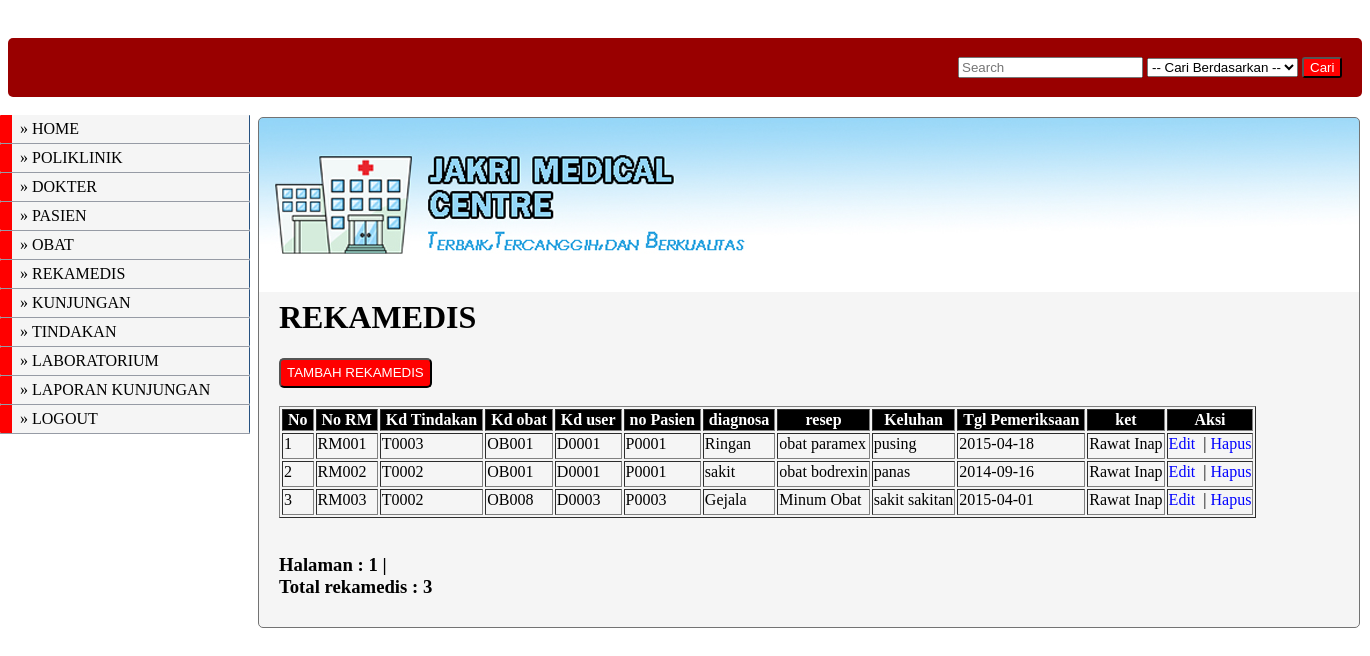
/superadmin/rekamedis/form_rekamedis.php (signed in), run on the app's committed database.
### tables this page shows
CREATE TABLE IF NOT EXISTS `rekamedis` (
  `no_RM` varchar(5) NOT NULL,
  `kd_tindakan` varchar(5) NOT NULL,
  `kd_obat` varchar(5) NOT NULL,
  `kd_user` varchar(5) NOT NULL,
  `no_pasien` varchar(5) NOT NULL,
  `diagnosa` varchar(30) NOT NULL,
  `resep` varchar(30) NOT NULL,
  `keluhan` varchar(30) NOT NULL,
  `tgl_pemeriksaan` date NOT NULL,
  `ket` varchar(50) NOT NULL,
  PRIMARY KEY (`no_RM`)
);

### superadmin/rekamedis/form_rekamedis.php (the view, shortened to what this page needs)
<?php
$level  = $_SESSION['level'];
if($level == 'superadmin') {
?>
<!DOCTYPE html PUBLIC "-//W3C//DTD XHTML 1.0 Transitional//EN" "http://www.w3.org/TR/xhtml1/DTD/xhtml1-transitional.dtd">
<html xmlns="http://www.w3.org/1999/xhtml">
<head>
<link href="../../config/style.css" rel="stylesheet" type="text/css">
</head>
<body>
<?php include "../../menu.php"; ?>
<div id="atas"><?php include "search.php";?></div>
<div id="header">
<div id="content">
<h1>REKAMEDIS</h1>
<form method="post" action="form_insert.php">
<input class="submit" type="submit" value="TAMBAH REKAMEDIS" />
</form>
<br />
<table border="1">
<tr>
<th>No</th><th>No RM</th><th>Kd Tindakan</th><th>Kd obat</th><th>Kd user</th><th>no Pasien</th><th>diagnosa</th><th>resep</th><th>Keluhan<th>Tgl Pemeriksaan</th><th>ket</th></th><th>Aksi</th></tr>
<?php
$batas = 5;
$halaman = $_GET['halaman'];
if(empty($halaman)){
	$posisi=0;
	$halaman=1;
}
else{
	$posisi = ($halaman-1) * $batas;
}
$tampil= "SELECT * FROM rekamedis ORDER BY no_RM asc limit $posisi,$batas";
$hasil = mysql_query ($tampil);
$no= $posisi + 1;
while ($row=mysql_fetch_array($hasil)){
	echo "<tr>";
	echo "<td> $no </td> ";
	echo "<td> $row[no_RM] </td> ";
	echo "<td> $row[kd_tindakan] </td> ";
	echo "<td> $row[kd_obat] </td> ";
	echo "<td> $row[kd_user] </td> ";
	echo "<td> $row[no_pasien] </td> ";
	echo "<td> $row[diagnosa] </td> ";
	echo "<td> $row[resep] </td> ";
	echo "<td> $row[keluhan] </td> ";
	echo "<td> $row[tgl_pemeriksaan] </td> ";
	echo "<td> $row[ket] </td> ";
	echo "<td>
	<a href=form_edit.php?no_RM=$row[no_RM]>Edit</a>&nbsp; |
	<a href=\"hapus_rekamedis.php?no_RM=$row[no_RM]\"onClick=\"return confirm('Apakah Anda benar-benar akan menghapus $row[no_RM]?')\">Hapus</a>
	</td></tr>";
	$no++;
}
echo"</table>";
echo "<br><h3>Halaman :&nbsp;";
$tampil2="select * from rekamedis";
$hasil2=mysql_query($tampil2);
$jmldata=mysql_num_rows($hasil2);
$jmlhalaman=ceil($jmldata/$batas);
for($i=1;$i<=$jmlhalaman;$i++)
if($i!=$halaman)
{
	echo"<a href=$_SERVER[PHP_SELF]?halaman=$i style=color:#000>$i</a> |";
}
else
{
	echo"<b>$i</b> |";
}
echo "<br>Total rekamedis :&nbsp;<b>$jmldata</b></p></h3>";
?>
<?php
}
else
{
?>
	<script>alert("MAAF ANDA TIDAK MEMILIKI HAK AKSES HALAMAN INI"); </script>
    <script>window.location='../../index.php'; </script>
<?php
}
?>
</body>
</html>

### config/style.css (style rules this page uses)
* { text-decoration:none; }
th { text-align:center; }
a { color:#00F; }
#atas { background-color:#900; padding:15px 0 15px 950px; position:relative; border-radius:5px; top:30px; }
#header { position: relative; background-repeat: no-repeat; background-image:url(../images/header.jpg); top:50px; margin:0; left:250px; width: 1100px; border: 1px solid #737373; padding-top: 90px; text-align: left; background-color:#F5F5F5; border-radius:5px; }
#content { margin-left: 0px; padding: 70px 0px 10px 20px; }
.submit { background-color:#F00; color:#FFF; border-radius:5px; height:30px; width:auto; }
th { background-color:#000; color:#FFF; padding-right:5px; padding-left:5px; }
td { padding-bottom:5px; }

### data on the page
rekamedis: no_RM "RM001", kd_tindakan "T0003", kd_obat "OB001", kd_user "D0001", no_pasien "P0001", diagnosa "Ringan", resep "obat paramex", keluhan "pusing", tgl_pemeriksaan "2015-04-18", ket "Rawat Inap"
rekamedis: no_RM "RM002", kd_tindakan "T0002", kd_obat "OB001", kd_user "D0001", no_pasien "P0001", diagnosa "sakit", resep "obat bodrexin", keluhan "panas", tgl_pemeriksaan "2014-09-16", ket "Rawat Inap"
rekamedis: no_RM "RM003", kd_tindakan "T0002", kd_obat "OB008", kd_user "D0003", no_pasien "P0003", diagnosa "Gejala", resep "Minum Obat", keluhan "sakit sakitan", tgl_pemeriksaan "2015-04-01", ket "Rawat Inap"

### other printed values
$jmldata "3"
